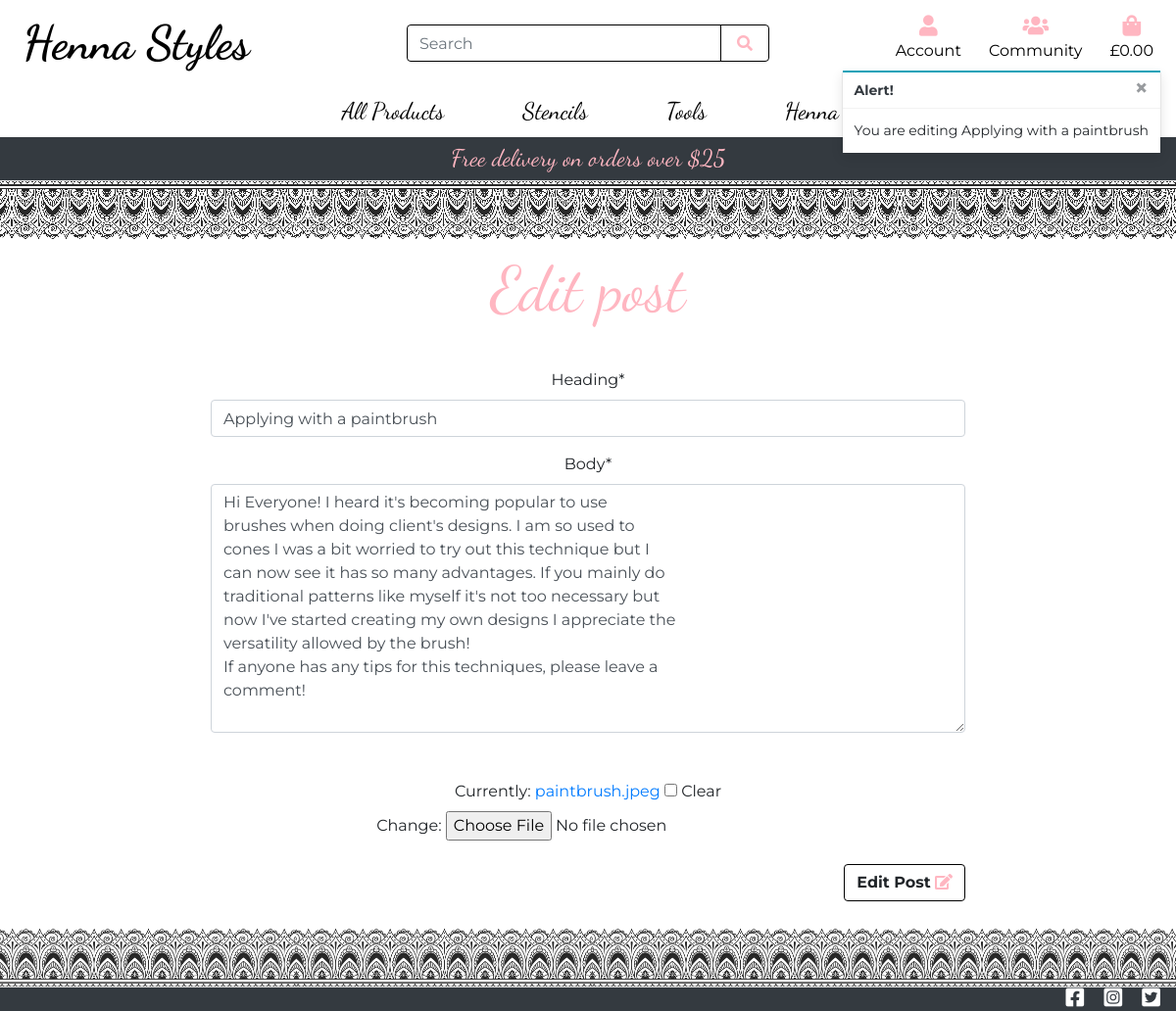
The app's page /community/edit_post/3/ (signed in) with its own data.
### community/models.py (models this page shows, shortened)
class Post(models.Model):
    user_profile = models.ForeignKey(
                                     UserProfile, on_delete=models.CASCADE,
                                     null=False, blank=False,
                                     related_name='posts')
    heading = models.CharField(max_length=50, null=False, blank=False)
    body = models.TextField(null=False, blank=False)
    image = models.ImageField(null=True, blank=True)

### community/views.py (the view)
# urls.py: path('edit_post/<int:post_id>/', views.edit_post, name="edit_post"),
@login_required
def edit_post(request, post_id):
    user = get_object_or_404(UserProfile, user=request.user)
    post = get_object_or_404(Post, id=post_id)
    if user != post.user_profile:
        messages.error(request, 'Sorry, you can only edit your own posts.')
        return redirect(reverse('home'))
    if request.method == 'POST':
        form = PostForm(request.POST, request.FILES, instance=post)
        if form.is_valid():
            form.save()
            messages.success(request, "Post updated!")
            return redirect(reverse('view_posts'))
        else:
            messages.error(request, 'Post update failed. Please check form is \
                           valid.')
    else:
        form = PostForm(instance=post)
        messages.info(request, f'You are editing {post.heading}')
    template = 'community/edit_post.html'
    context = {
        'form': form,
        'post': post,
        'user': user,
    }
    return render(request, template, context)

### community/forms.py
class PostForm(forms.ModelForm):
    class Meta:
        model = Post
        fields = ('heading', 'body', 'image', 'user_profile')
    image = forms.ImageField(
            label='Image', required=False)

### bag/contexts.py (called while the page is built, shortened)
def bag_contents(request):
    bag_items = []
    total = 0
    product_count = 0
    bag = request.session.get('bag', {})
    if total < settings.FREE_DELIVERY_THRESHOLD:
        delivery = total * Decimal(settings.STANDARD_DELIVERY_PERCENTAGE)
        free_delivery_delta = settings.FREE_DELIVERY_THRESHOLD - total
    else:
        delivery = 0
        free_delivery_delta = 0
    grand_total = delivery + total
    contexts = {
        'bag_items': bag_items,
        'total': total,
        'product_count': product_count,
        'delivery': delivery,
        'free_delivery_delta': free_delivery_delta,
        'free_delivery_threshold': settings.FREE_DELIVERY_THRESHOLD,
        'grand_total': grand_total,
    }
    return contexts

### community/templates/community/edit_post.html (shortened to what this page needs)
{% extends "base.html" %}
{% load static %}
{% block content %}
<div class="container-fluid">
    <div class="row">
            <div class="col-12 p-0">
                <div class="pattern-border border-top"></div>
            </div>
        </div>
    <div class="row">
        <div class="col-10 offset-1">
            <p class="welcome logo-font pink text-center">Edit post</p>
        </div>
    </div>
    <div class="row">
        <div class="col-lg-8 offset-lg-2 col-sm-10 offset-sm-1 text-center mb-4">
            <form class="mt-3" action="{% url 'edit_post' post.id %}" method="POST" id="edit_post" enctype="multipart/form-data">
                    {{ form.heading | as_crispy_field }}
                    {{ form.body | as_crispy_field }}
                    <div class="mt-5 mb-4">{{ form.image }}</div>
                    <button class="btn btn-default float-right border-black"><strong>Edit Post</strong> <i class="fas fa-edit pink"></i></button>
            </form>
        </div>
    </div>
    <div class="row">
        <div class="col-12 p-0">
            <div class="pattern-border border-bottom"></div>
        </div>
    </div>
</div>
{% endblock %}

### static/css/base.css (style rules this page uses)
html { height:100%; }
body { height:100%; overflow-x:hidden; font-family: 'Montserrat', sans-serif; }
.logo-font { font-family:'Dancing Script', cursive; }
.border-top { background: url('/media/border-top.jpg'); background-repeat:repeat-x; }
.border-bottom { background: url('/media/border-bottom.jpg'); background-repeat:repeat-x; position:sticky; bottom:2rem; }
.pattern-border { background-size:contain; filter: grayscale(100%); min-width:100vw; min-height:8vh; }
.border-black { border: 1px solid black !important; }
.pink { color:#ffb6c1; }
.welcome { font-size:4rem; }

### records on screen
Post: heading "Applying with a paintbrush", body "Hi Everyone! I heard it's becoming popular to use brushes when doing client's designs. I am so used to cones I was a bit worried to try out this technique but I can now see it has so many advantages. If you mainly do traditional patterns like myself it's not too necessary but now I've started creating my own designs I appreciate the versatility allowed by the brush! If anyone has any tips for this techniques, please leave a comment!"

### other values on screen
{{ free_delivery_threshold }} "25"
{{ message }} "You are editing Applying with a paintbrush"
